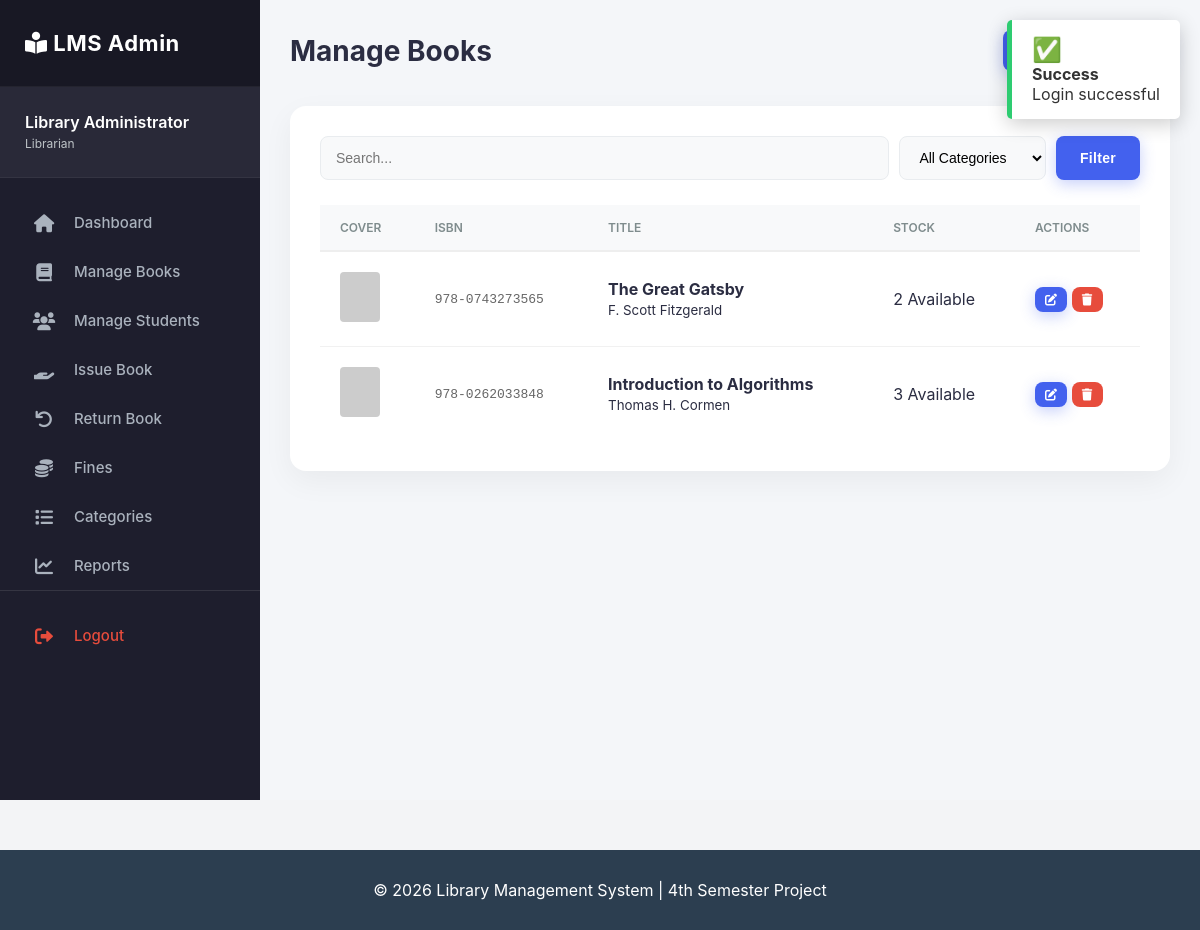
/admin/manage_book.php (signed in), run on an earlier commit of the app's database.
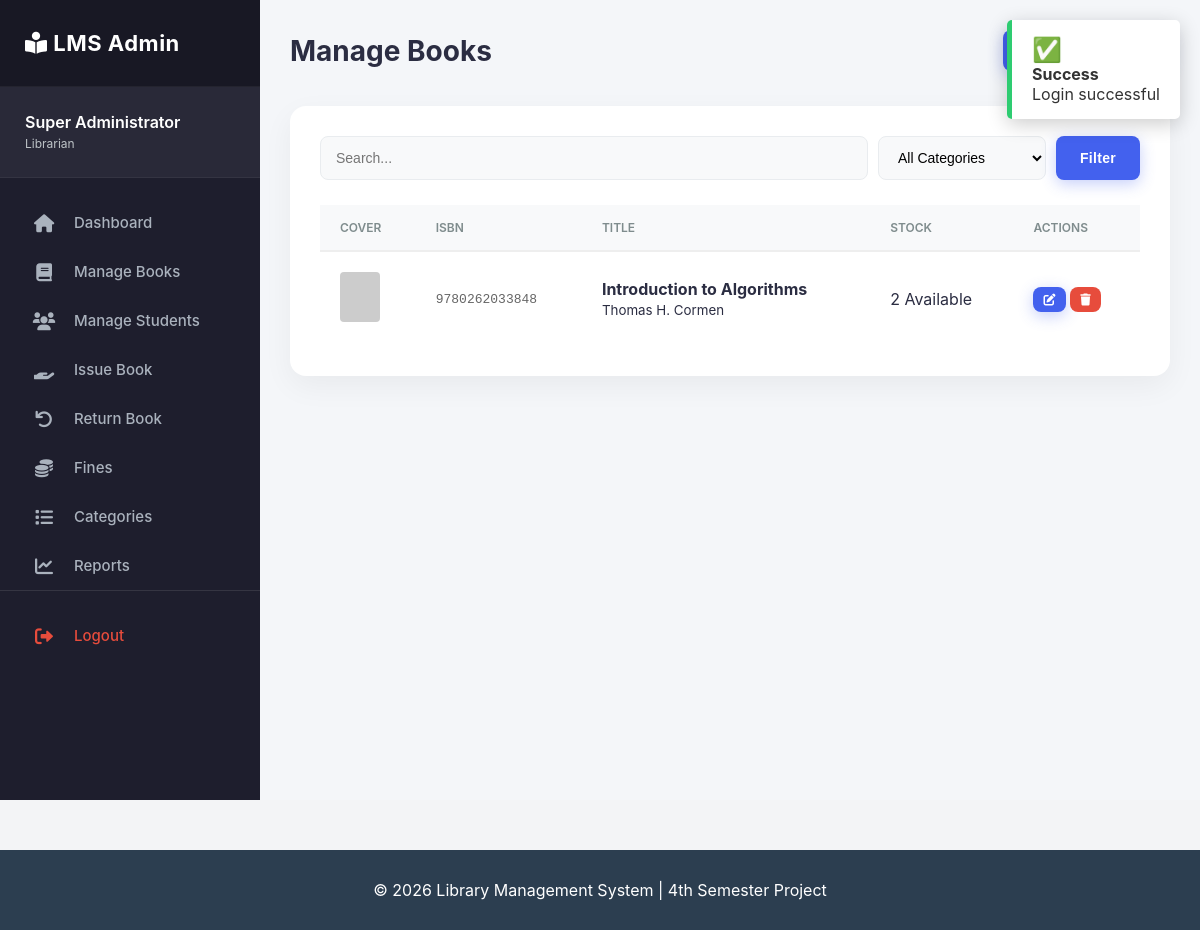
And on a later commit of the database.
### tables this page shows
CREATE TABLE books (
    id INT AUTO_INCREMENT PRIMARY KEY,
    title VARCHAR(200) NOT NULL,
    author VARCHAR(100) NOT NULL,
    isbn VARCHAR(20) UNIQUE NOT NULL,
    category VARCHAR(100),  
    description TEXT,
    cover_image VARCHAR(255) DEFAULT 'default.png',
    total_copies INT DEFAULT 1,
    available_copies INT DEFAULT 1,
    added_date TIMESTAMP DEFAULT CURRENT_TIMESTAMP
);

### config/functions.php (called while the page is built, shortened)
<?php
function getBookCover($img) {
    $server_path = $_SERVER['DOCUMENT_ROOT'] . "/library management system/assets/uploads/" . $img;
    return "https://via.placeholder.com/150x200?text=No+Cover";
}
?>

### admin/manage_book.php (the view, shortened to what this page needs)
<?php
require_once '../config/db.php';
$search = $_GET['search'] ?? '';
$sql = "SELECT * FROM books WHERE 1=1";
$sql .= " ORDER BY id DESC";
$books = mysqli_query($conn, $sql);
?>
<!DOCTYPE html>
<html lang="en">
<head>
    <link rel="stylesheet" href="../assets/css/style.css">
    <link rel="stylesheet" href="../assets/css/admin.css">
    <link rel="stylesheet" href="https://cdnjs.cloudflare.com/ajax/libs/font-awesome/6.0.0/css/all.min.css">
</head>
<body>
    <div class="admin-container">
        <?php include '../includes/admin_sidebar.php'; ?>
        <div class="main-content">
            <div class="content-header">
                <h1>Manage Books</h1>
                <a href="add_book.php" class="btn btn-primary"><i class="fas fa-plus"></i> Add New Book</a>
            </div>
            <div class="card">
                <form method="GET" style="margin-bottom: 25px; display: flex; gap: 10px;">
                    <input type="text" name="search" class="form-control" placeholder="Search..." value="<?= htmlspecialchars($search) ?>">
                    <select name="category" class="form-control" style="width: 200px;">
                        <option value="">All Categories</option>
                    </select>
                    <button class="btn btn-primary">Filter</button>
                </form>
                <table class="table">
                    <thead>
                        <tr>
                            <th>Cover</th>
                            <th>ISBN</th>
                            <th>Title</th>
                            <th>Stock</th>
                            <th>Actions</th>
                        </tr>
                    </thead>
                    <tbody>
                        <?php if(mysqli_num_rows($books) > 0): ?>
                            <?php while($row = mysqli_fetch_assoc($books)):
                                $img = getBookCover($row['cover_image']);
                            ?>
                            <tr>
                                <td><img src="<?= $img ?>" style="width: 40px; height: 50px; object-fit: cover; border-radius: 4px;"></td>
                                <td style="font-family: monospace; color: #666;"><?= $row['isbn'] ?></td>
                                <td>
                                    <strong><?= htmlspecialchars($row['title']) ?></strong><br>
                                    <small><?= htmlspecialchars($row['author']) ?></small>
                                </td>
                                <td>
                                    <?php if($row['available_copies'] > 0): ?>
                                        <span class="stock-badge in-stock"><?= $row['available_copies'] ?> Available</span>
                                    <?php else: ?>
                                        <span class="stock-badge out-stock">Out of Stock</span>
                                    <?php endif; ?>
                                </td>
                                <td>
                                    <a href="edit_book.php?id=<?= $row['id'] ?>" class="btn btn-primary" style="padding: 5px 10px; font-size: 12px;"><i class="fas fa-edit"></i></a>
                                    <a href="delete_book.php?id=<?= $row['id'] ?>" class="btn btn-danger" style="padding: 5px 10px; font-size: 12px;" onclick="return confirm('Delete this book?');"><i class="fas fa-trash"></i></a>
                                </td>
                            </tr>
                            <?php endwhile; ?>
                        <?php else: ?>
                            <tr><td colspan="5" style="text-align: center; padding: 20px;">No books found.</td></tr>
                        <?php endif; ?>
                    </tbody>
                </table>
            </div>
        </div>
    </div>
    <?php include '../includes/footer.php'; ?>
</body>
</html>

### includes/admin_sidebar.php
<div class="sidebar">
    <div class="sidebar-header">
        <h3><i class="fas fa-book-reader"></i> LMS Admin</h3>
    </div>
    <div class="user-info">
        <div class="user-details">
            <h4 style="margin:0; font-size:16px; color: white;">
                <?php echo htmlspecialchars($_SESSION['full_name'] ?? 'Admin'); ?>
            </h4>
            <span style="font-size:12px; color:#bdc3c7;">Librarian</span>
        </div>
    </div>
    <div class="sidebar-menu">
        <a href="admin_dashboard.php" class="menu-item">
            <i class="fas fa-home"></i> <span>Dashboard</span>
        </a>
        <a href="manage_book.php" class="menu-item">
            <i class="fas fa-book"></i> <span>Manage Books</span>
        </a>
        <a href="manage_members.php" class="menu-item">
            <i class="fas fa-users"></i> <span>Manage Students</span>
        </a>
        <a href="issue_book.php" class="menu-item">
            <i class="fas fa-hand-holding"></i> <span>Issue Book</span>
        </a>
        <a href="return_book.php" class="menu-item">
            <i class="fas fa-undo"></i> <span>Return Book</span>
        </a>
        <a href="fines.php" class="menu-item">
            <i class="fas fa-coins"></i> <span>Fines</span>
        </a>
        <a href="manage_categories.php" class="menu-item">
            <i class="fas fa-list"></i> <span>Categories</span>
        </a>
        <a href="reports.php" class="menu-item">
            <i class="fas fa-chart-line"></i> <span>Reports</span>
        </a>
        <div style="margin-top: auto; padding-top: 20px; border-top: 1px solid rgba(255,255,255,0.1);">
            <a href="../auth/logout.php" class="menu-item" style="color: #e74c3c;">
                <i class="fas fa-sign-out-alt"></i> <span>Logout</span>
            </a>
        </div>
    </div>
</div>

### includes/footer.php (shortened to what this page needs)
<footer style="background: #2c3e50; color: white; padding: 30px 0; margin-top: 50px;">
    <div class="container">
        <p style="text-align: center;">© <?php echo date('Y'); ?> Library Management System | 4th Semester Project</p>
    </div>
</footer>
<div id="custom-alert" class="custom-alert">
    <div class="alert-icon" id="alert-icon" style="font-size: 24px;"></div>
    <div class="alert-content">
        <h4 id="alert-title">Title</h4>
        <p id="alert-message">Message goes here...</p>
    </div>
</div>
</body>
</html>

### assets/css/style.css (style rules this page uses)
* { margin: 0; padding: 0; box-sizing: border-box; }
body { font-family: 'Segoe UI', Tahoma, Geneva, Verdana, sans-serif; background-color: #f4f6f9; color: #333; min-height: 100vh; }
a { text-decoration: none; color: inherit; }
.admin-container { display: flex; width: 100%; min-height: 100vh; }
.sidebar { width: 250px; background-color: #1e1e2d; color: white; display: flex; flex-direction: column; flex-shrink: 0; min-height: 100vh; }
.sidebar-header { padding: 20px; background: rgba(0,0,0,0.2); border-bottom: 1px solid rgba(255,255,255,0.1); }
.sidebar-header h3 { font-size: 18px; margin: 0; color: #ecf0f1; }
.user-info { padding: 20px; border-bottom: 1px solid rgba(255,255,255,0.1); }
.sidebar-menu { padding: 10px 0; flex-grow: 1; }
.menu-item { display: flex; align-items: center; padding: 12px 20px; color: #bdc3c7; font-size: 15px; transition: 0.3s; border-left: 4px solid transparent; }
.menu-item i { margin-right: 15px; width: 20px; text-align: center; }
.main-content { flex-grow: 1; padding: 30px; background: #f4f6f9; overflow-y: auto; }
.content-header { display: flex; justify-content: space-between; align-items: center; margin-bottom: 25px; }
.content-header h1 { font-size: 24px; color: #2c3e50; }
.card { background: white; padding: 25px; border-radius: 8px; box-shadow: 0 2px 10px rgba(0,0,0,0.05); margin-bottom: 20px; }
.form-control { width: 100%; padding: 10px 12px; border: 1px solid #ccc; border-radius: 4px; font-size: 14px; }
.btn { display: inline-block; padding: 10px 20px; border: none; border-radius: 4px; cursor: pointer; font-size: 14px; font-weight: 500; text-align: center; }
.btn-primary { background: #3498db; color: white; }
.btn-danger { background: #e74c3c; color: white; }
.table { width: 100%; border-collapse: collapse; margin-top: 10px; }
.table th { background: #ecf0f1; padding: 12px; text-align: left; font-weight: 700; color: #2c3e50; border-bottom: 2px solid #bdc3c7; }
.table td { padding: 12px; border-bottom: 1px solid #eee; vertical-align: middle; }
.custom-alert { position: fixed; top: 20px; right: 20px; background: white; padding: 15px 20px; border-radius: 5px; box-shadow: 0 5px 20px rgba(0,0,0,0.2); border-left: 5px solid #333; z-index: 9999; transform: translateX(150%); transition: 0.3s ease-out; }
.custom-alert.show { transform: translateX(0); }
.custom-alert.success { border-left-color: #2ecc71; }

What changed in the data, as far as the page shows it:
removed books: isbn "978-0743273565", title "The Great Gatsby", author "F. Scott Fitzgerald", available_copies "2"
changed books "Introduction to Algorithms": isbn "978-0262033848" → "9780262033848"; available_copies "3" → "2"
Also different on the page:
$_SESSION['full_name']: "Library Administrator" → "Super Administrator"
